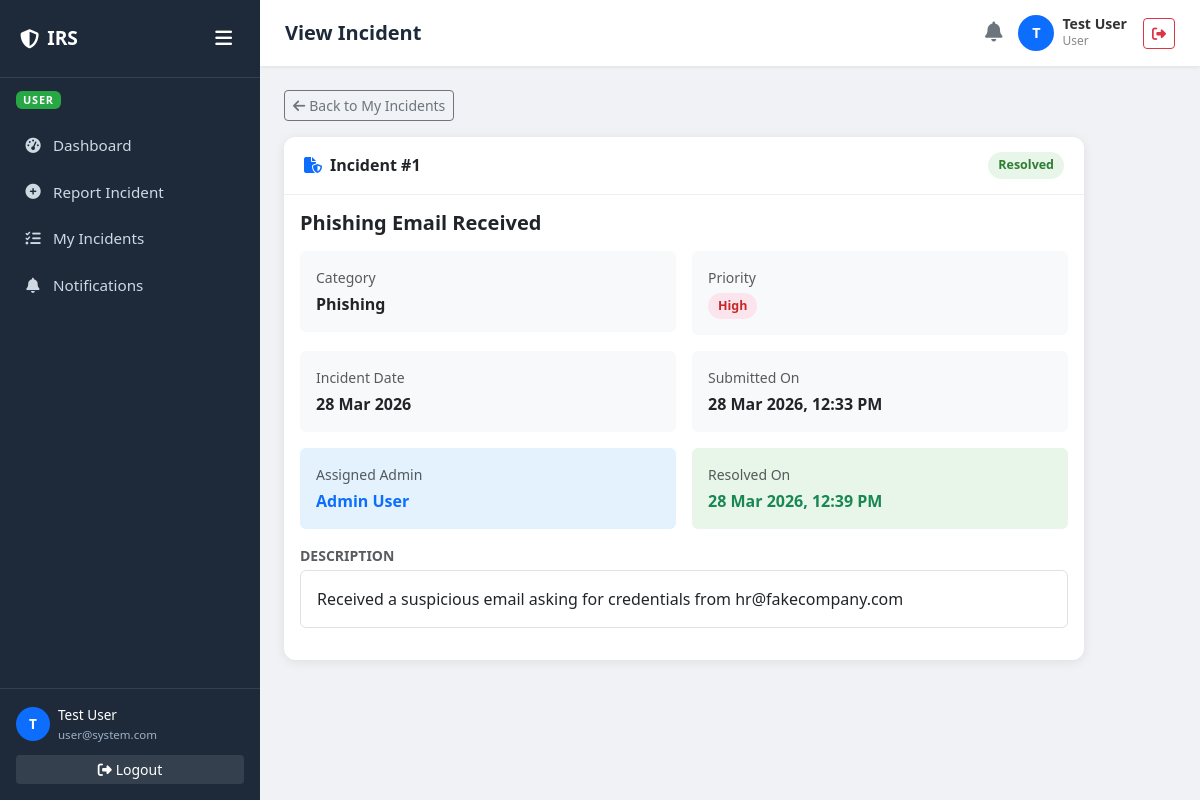
The app's page /incident_system/user/view_incident.php?id=1 (signed in) with its own data.
### tables this page shows
CREATE TABLE `users` (
  `id` int(10) UNSIGNED NOT NULL,
  `name` varchar(100) NOT NULL,
  `email` varchar(150) NOT NULL,
  `password` varchar(255) NOT NULL,
  `role` enum('user','admin','superadmin') NOT NULL DEFAULT 'user',
  `is_blocked` tinyint(1) NOT NULL DEFAULT 0,
  `created_at` datetime NOT NULL DEFAULT current_timestamp(),
  `updated_at` datetime NOT NULL DEFAULT current_timestamp() ON UPDATE current_timestamp()
);

CREATE TABLE `incidents` (
  `id` int(10) UNSIGNED NOT NULL,
  `user_id` int(10) UNSIGNED NOT NULL,
  `assigned_to` int(10) UNSIGNED DEFAULT NULL,
  `title` varchar(255) NOT NULL,
  `description` text NOT NULL,
  `category` enum('Phishing','Malware','Ransomware','Unauthorized Access','Data Breach','DDoS','Insider Threat','Other') NOT NULL,
  `priority` enum('Low','Medium','High','Critical') NOT NULL DEFAULT 'Medium',
  `status` enum('Open','In Progress','Resolved','Closed') NOT NULL DEFAULT 'Open',
  `evidence_path` varchar(500) DEFAULT NULL,
  `incident_date` date NOT NULL,
  `resolved_at` datetime DEFAULT NULL,
  `created_at` datetime NOT NULL DEFAULT current_timestamp(),
  `updated_at` datetime NOT NULL DEFAULT current_timestamp() ON UPDATE current_timestamp()
);

### incident_system/includes/jwt_helper.php (called while the page is built, shortened)
<?php
class JWTHelper {
    public static function validateToken(string $token): array {
        $parts = explode('.', $token);
        [$headerB64, $payloadB64, $signatureB64] = $parts;
        $expectedSig = self::sign("$headerB64.$payloadB64");
        $payload = json_decode(self::base64UrlDecode($payloadB64), true);
        return $payload;
    }
    public static function getBearerToken(): ?string {
        $headers = null;
        if (!empty($_SESSION['access_token']) && !empty($_SESSION['user_id'])) {
            return $_SESSION['access_token'];
        }
        return null;
    }
    private static function sign(string $data): string {
        return self::base64UrlEncode(
            hash_hmac('sha256', $data, JWT_SECRET, true)
        );
    }
    private static function base64UrlEncode(string $data): string {
        return rtrim(strtr(base64_encode($data), '+/', '-_'), '=');
    }
    private static function base64UrlDecode(string $data): string {
        $remainder = strlen($data) % 4;
        if ($remainder) {
            $data .= str_repeat('=', 4 - $remainder);
        }
        return base64_decode(strtr($data, '-_', '+/'));
    }
}

### incident_system/includes/auth_middleware.php (called while the page is built, shortened)
<?php
require_once __DIR__ . '/../config/db.php';
require_once __DIR__ . '/jwt_helper.php';
class AuthMiddleware
{
    public static function require(): array
    {
        $token = JWTHelper::getBearerToken();
        try {
            $payload = JWTHelper::validateToken($token);
        } catch (Exception $e) {
            self::clearSession();
            self::redirectToLogin('Session expired. Please login again.');
        }
        $stmt = db()->prepare("SELECT id, name, email, role, is_blocked FROM users WHERE id = ?");
        $stmt->execute([$payload['sub']]);
        $user = $stmt->fetch();
        return $user;
    }
    public static function requireRole(string|array $roles): array
    {
        $user  = self::require();
        $roles = (array) $roles;
        return $user;
    }
}

### incident_system/config/db.php (called while the page is built, shortened)
<?php
class Database
{
    private static ?PDO $instance = null;
    public static function getInstance(): PDO
    {
        if (self::$instance === null) {
            $dsn = sprintf(
                'mysql:host=%s;port=%s;dbname=%s;charset=%s',
                DB_HOST,
                DB_PORT,
                DB_NAME,
                DB_CHARSET
            );
            $options = [
                PDO::ATTR_ERRMODE            => PDO::ERRMODE_EXCEPTION,
                PDO::ATTR_DEFAULT_FETCH_MODE => PDO::FETCH_ASSOC,
                PDO::ATTR_EMULATE_PREPARES   => false,
                PDO::MYSQL_ATTR_INIT_COMMAND => "SET NAMES utf8mb4 COLLATE utf8mb4_unicode_ci",
            ];
            try {
                self::$instance = new PDO($dsn, DB_USER, DB_PASS, $options);
            } catch (PDOException $e) {
                if (APP_ENV === 'development') {
                    die(json_encode([
                        'status'  => 'error',
                        'message' => 'DB Connection Failed: ' . $e->getMessage()
                    ]));
                } else {
                    die(json_encode([
                        'status'  => 'error',
                        'message' => 'Database connection error. Please try later.'
                    ]));
                }
            }
        }
        return self::$instance;
    }
}
function db(): PDO
{
    return Database::getInstance();
}

### incident_system/user/view_incident.php (the view, shortened to what this page needs)
<?php
require_once __DIR__ . '/../config/db.php';
require_once __DIR__ . '/../includes/auth_middleware.php';
$authUser  = AuthMiddleware::requireRole('user');
$pageTitle = 'View Incident';
$id        = (int)($_GET['id'] ?? 0);
$stmt = db()->prepare("
    SELECT i.*, u.name AS assigned_name
    FROM incidents i
    LEFT JOIN users u ON i.assigned_to = u.id
    WHERE i.id=? AND i.user_id=?
");
$stmt->execute([$id, $authUser['id']]);
$inc = $stmt->fetch();
?>
<!DOCTYPE html>
<html lang="en">
<head>
  <link rel="stylesheet" href="https://cdn.jsdelivr.net/npm/bootstrap@5.3.0/dist/css/bootstrap.min.css">
  <link rel="stylesheet" href="https://cdnjs.cloudflare.com/ajax/libs/font-awesome/6.4.0/css/all.min.css">
  <link rel="stylesheet" href="<?= BASE_URL ?>/assets/css/style.css">
</head>
<body>
  <div class="d-flex">
    <?php include __DIR__ . '/../includes/layout/sidebar.php'; ?>
    <div class="main-content flex-grow-1">
      <?php include __DIR__ . '/../includes/layout/topbar.php'; ?>
      <div class="p-4">
        <a href="my_incidents.php" class="btn btn-sm btn-outline-secondary mb-3">
          <i class="fa fa-arrow-left me-1"></i>Back to My Incidents
        </a>
        <div class="card" style="max-width:800px">
          <div class="card-header d-flex justify-content-between align-items-center">
            <span><i class="fa fa-file-shield me-2 text-primary"></i>Incident #<?= $inc['id'] ?></span>
            <span class="status-badge badge-<?= strtolower(str_replace(' ', '-', $inc['status'])) ?>">
              <?= $inc['status'] ?>
            </span>
          </div>
          <div class="card-body">
            <h5 class="fw-bold mb-3"><?= htmlspecialchars($inc['title']) ?></h5>
            <div class="row g-3 mb-3">
              <div class="col-sm-6">
                <div class="p-3 rounded" style="background:#f8f9fa">
                  <div class="text-muted small mb-1">Category</div>
                  <div class="fw-semibold"><?= $inc['category'] ?></div>
                </div>
              </div>
              <div class="col-sm-6">
                <div class="p-3 rounded" style="background:#f8f9fa">
                  <div class="text-muted small mb-1">Priority</div>
                  <span class="priority-badge badge-<?= strtolower($inc['priority']) ?>"><?= $inc['priority'] ?></span>
                </div>
              </div>
              <div class="col-sm-6">
                <div class="p-3 rounded" style="background:#f8f9fa">
                  <div class="text-muted small mb-1">Incident Date</div>
                  <div class="fw-semibold"><?= date('d M Y', strtotime($inc['incident_date'])) ?></div>
                </div>
              </div>
              <div class="col-sm-6">
                <div class="p-3 rounded" style="background:#f8f9fa">
                  <div class="text-muted small mb-1">Submitted On</div>
                  <div class="fw-semibold"><?= date('d M Y, h:i A', strtotime($inc['created_at'])) ?></div>
                </div>
              </div>
              <?php if ($inc['assigned_name']): ?>
                <div class="col-sm-6">
                  <div class="p-3 rounded" style="background:#e3f2fd">
                    <div class="text-muted small mb-1">Assigned Admin</div>
                    <div class="fw-semibold text-primary"><?= htmlspecialchars($inc['assigned_name']) ?></div>
                  </div>
                </div>
              <?php endif; ?>
              <?php if ($inc['resolved_at']): ?>
                <div class="col-sm-6">
                  <div class="p-3 rounded" style="background:#e8f5e9">
                    <div class="text-muted small mb-1">Resolved On</div>
                    <div class="fw-semibold text-success"><?= date('d M Y, h:i A', strtotime($inc['resolved_at'])) ?></div>
                  </div>
                </div>
              <?php endif; ?>
            </div>
            <div class="mb-3">
              <div class="text-muted small fw-semibold mb-1">DESCRIPTION</div>
              <div class="p-3 rounded border" style="white-space:pre-wrap"><?= htmlspecialchars($inc['description']) ?></div>
            </div>
          </div>
        </div>
      </div>
    </div>
  </div>
</body>
</html>

### incident_system/includes/layout/sidebar.php (shortened to what this page needs)
<?php
$role        = $authUser['role']  ?? 'user';
$currentPage = basename($_SERVER['PHP_SELF']);
?>
<nav class="sidebar d-flex flex-column" id="mainSidebar">
    <div class="brand d-flex align-items-center justify-content-between">
        <div class="d-flex align-items-center gap-2">
            <i class="fa-solid fa-shield-halved"></i>
            <span class="brand-text">IRS</span>
        </div>
        <button class="sidebar-toggle-btn" onclick="toggleSidebar()" title="Toggle sidebar">
            <i class="fa fa-bars" id="toggleIcon"></i>
        </button>
    </div>
    <div class="px-3 py-2 role-badge">
        <span class="badge text-uppercase"
            style="font-size:.68rem;letter-spacing:.8px;
            background:<?= $role === 'superadmin' ? '#dc3545' : ($role === 'admin' ? '#1a73e8' : '#28a745') ?>">
            <?= htmlspecialchars($role) ?>
        </span>
    </div>
    <ul class="nav flex-column flex-grow-1 mt-1">
        <?php if ($role === 'user'): ?>
            <li class="nav-item">
                <a href="<?= BASE_URL ?>/user/dashboard.php"
                    class="nav-link <?= $currentPage === 'dashboard.php' ? 'active' : '' ?>">
                    <i class="fa fa-gauge-high"></i>
                    <span>Dashboard</span>
                </a>
            </li>
            <li class="nav-item">
                <a href="<?= BASE_URL ?>/user/submit_incident.php"
                    class="nav-link <?= $currentPage === 'submit_incident.php' ? 'active' : '' ?>">
                    <i class="fa fa-circle-plus"></i>
                    <span>Report Incident</span>
                </a>
            </li>
            <li class="nav-item">
                <a href="<?= BASE_URL ?>/user/my_incidents.php"
                    class="nav-link <?= $currentPage === 'my_incidents.php' ? 'active' : '' ?>">
                    <i class="fa fa-list-check"></i>
                    <span>My Incidents</span>
                </a>
            </li>
            <li class="nav-item">
                <a href="<?= BASE_URL ?>/user/notifications.php"
                    class="nav-link <?= $currentPage === 'notifications.php' ? 'active' : '' ?>">
                    <i class="fa fa-bell"></i>
                    <span>Notifications</span>
                </a>
            </li>
        <?php endif; ?>
    </ul>
    <div class="p-3 border-top user-info" style="border-color:rgba(255,255,255,.1)!important">
        <div class="d-flex align-items-center gap-2 mb-2">
            <div class="rounded-circle bg-primary d-flex align-items-center justify-content-center"
                style="width:34px;height:34px;font-size:.85rem;color:#fff;font-weight:600;flex-shrink:0">
                <?= strtoupper(substr($authUser['name'], 0, 1)) ?>
            </div>
            <div style="overflow:hidden" class="brand-text">
                <div style="font-size:.85rem;color:#fff;font-weight:500;
                            white-space:nowrap;overflow:hidden;text-overflow:ellipsis">
                    <?= htmlspecialchars($authUser['name']) ?>
                </div>
                <div style="font-size:.72rem;color:#9db0c5">
                    <?= htmlspecialchars($authUser['email']) ?>
                </div>
            </div>
        </div>
        <a href="<?= BASE_URL ?>/auth/logout.php"
            class="btn btn-sm w-100 mt-1 brand-text"
            style="background:rgba(255,255,255,.1);color:#fff;border:none">
            <i class="fa fa-right-from-bracket me-1"></i>Logout
        </a>
    </div>
</nav>

### incident_system/includes/layout/topbar.php (shortened to what this page needs)
<div class="topbar">
    <h5 class="page-title">
        <?= htmlspecialchars($pageTitle ?? 'Dashboard') ?>
    </h5>
    <div class="d-flex align-items-center gap-3">
        <div class="notif-bell position-relative"
             onclick="window.location='<?= BASE_URL ?>/user/notifications.php'"
             title="Notifications">
            <i class="fa fa-bell fs-5 text-secondary"></i>
        </div>
        <div class="d-flex align-items-center gap-2">
            <div class="rounded-circle bg-primary d-flex align-items-center justify-content-center"
                 style="width:36px;height:36px;font-size:.9rem;color:#fff;font-weight:600">
                <?= strtoupper(substr($authUser['name'],0,1)) ?>
            </div>
            <div class="d-none d-md-block">
                <div style="font-size:.88rem;font-weight:600;line-height:1.2">
                    <?= htmlspecialchars($authUser['name']) ?>
                </div>
                <div style="font-size:.75rem;color:#888">
                    <?= ucfirst($authUser['role']) ?>
                </div>
            </div>
        </div>
        <a href="<?= BASE_URL ?>/auth/logout.php"
           class="btn btn-sm btn-outline-danger"
           title="Logout"
           onclick="this.innerHTML='<i class=\'fa fa-spinner fa-spin\'></i>'; return true;">
            <i class="fa fa-right-from-bracket"></i>
        </a>
    </div>
</div>

### incident_system/assets/css/style.css (style rules this page uses)
:root { --primary: #1a73e8; --primary-dark: #1558b0; --secondary: #6c757d; --success: #28a745; --danger: #dc3545; --warning: #ffc107; --info: #17a2b8; --dark: #1e2a3a; --sidebar-bg: #1e2a3a; --sidebar-text: #cfd8e3; --card-shadow: 0 2px 12px rgba(0, 0, 0, 0.08); }
body { font-family: 'Segoe UI', Tahoma, Geneva, Verdana, sans-serif; background-color: #f0f2f5; color: #333; }
.sidebar { width: 260px; min-height: 100vh; background: var(--sidebar-bg); color: var(--sidebar-text); position: fixed; top: 0; left: 0; z-index: 1000; transition: width 0.3s ease; overflow-x: hidden; }
.sidebar .brand { padding: 20px 20px; font-size: 1.2rem; font-weight: 700; color: #fff; border-bottom: 1px solid rgba(255, 255, 255, 0.1); }
.sidebar .nav-link { color: var(--sidebar-text); padding: 12px 20px; display: flex; align-items: center; gap: 10px; border-left: 3px solid transparent; transition: all 0.2s; font-size: 0.95rem; }
.sidebar .nav-link i { width: 20px; text-align: center; }
.main-content { margin-left: 260px; padding: 0; min-height: 100vh; }
.topbar { background: #fff; padding: 15px 25px; box-shadow: 0 1px 4px rgba(0, 0, 0, 0.08); display: flex; align-items: center; justify-content: space-between; position: sticky; top: 0; z-index: 999; }
.topbar .page-title { font-size: 1.25rem; font-weight: 600; color: var(--dark); margin: 0; }
.card { border: none; border-radius: 12px; box-shadow: var(--card-shadow); }
.card-header { background: #fff; border-bottom: 1px solid #eee; font-weight: 600; font-size: 1rem; padding: 15px 20px; border-radius: 12px 12px 0 0 !important; }
.badge-resolved { background: #e8f5e9; color: #2e7d32; }
.badge-high { background: #fce4ec; color: #c62828; }
.status-badge, .priority-badge { padding: 4px 10px; border-radius: 20px; font-size: 0.78rem; font-weight: 600; display: inline-block; }
.sidebar-toggle-btn { background: none; border: none; color: #fff; font-size: 1.2rem; cursor: pointer; padding: 4px 8px; border-radius: 6px; transition: background 0.2s; }
.notif-bell { position: relative; cursor: pointer; }

### records on screen
users: role "USER", name "T", name "Test User", email "user@system.com", role "User"
incidents: id "1", status "Resolved", title "Phishing Email Received", category "Phishing", priority "High", incident_date "28 Mar 2026", created_at "28 Mar 2026, 12:33 PM", assigned_to.name "Admin User", resolved_at "28 Mar 2026, 12:39 PM", description "Received a suspicious email asking for credentials from hr@fakecompany.com"

### other values on screen
$pageTitle "View Incident"
